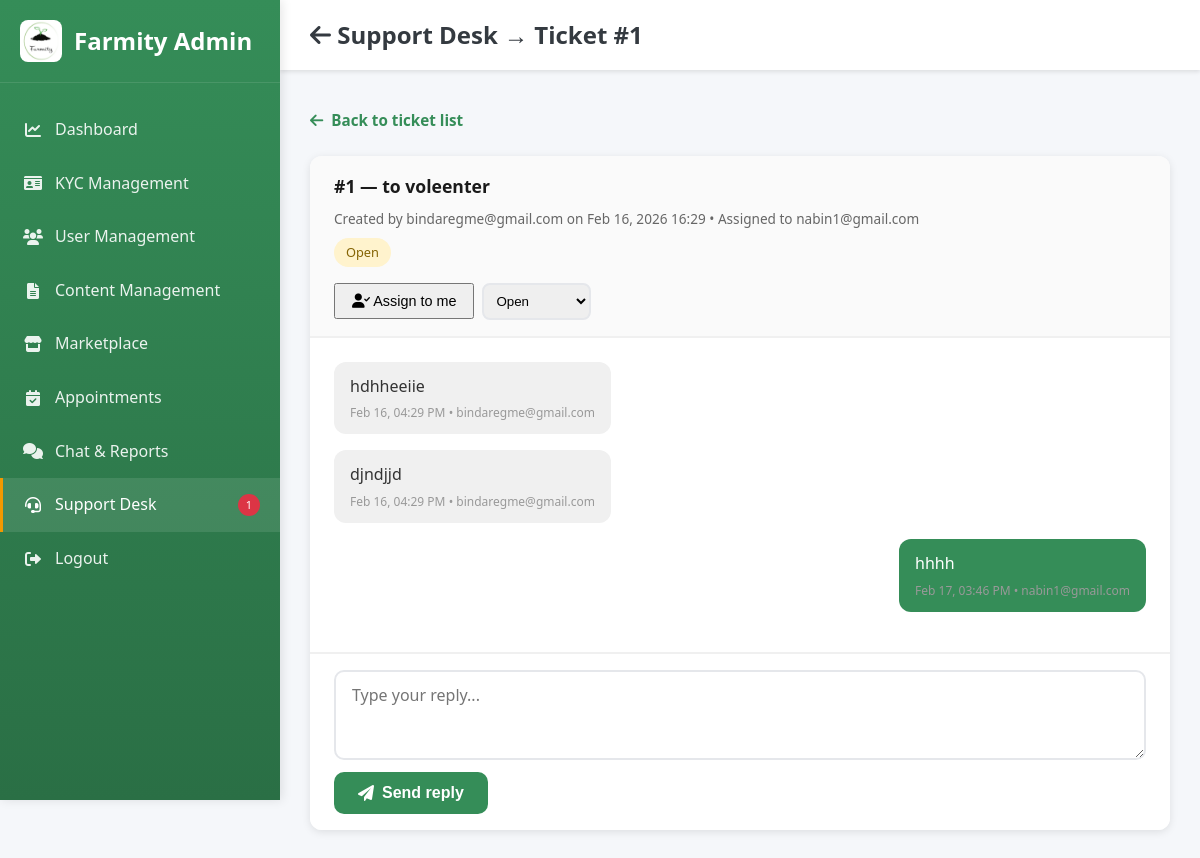
The app's page /support/ticket/1/ (signed in), older data.
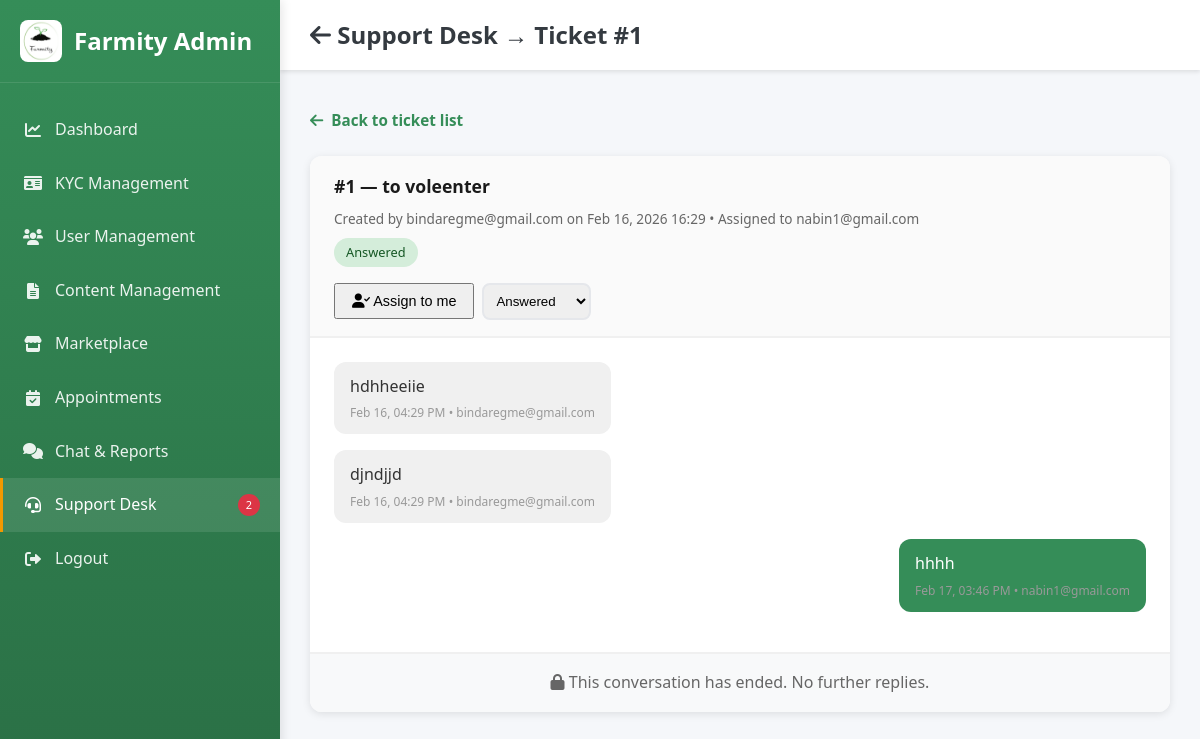
The same page, newer data.
### accounts/models.py (models this page shows, shortened)
class SupportTicket(models.Model):
    STATUS_OPEN = 'open'
    STATUS_IN_PROGRESS = 'in_progress'
    STATUS_ANSWERED = 'answered'
    STATUS_CLOSED = 'closed'
    STATUS_CHOICES = (
        (STATUS_OPEN, 'Open'),
        (STATUS_IN_PROGRESS, 'In Progress'),
        (STATUS_ANSWERED, 'Answered'),
        (STATUS_CLOSED, 'Closed'),
    )
    user = models.ForeignKey(User, on_delete=models.CASCADE, related_name='support_tickets')
    subject = models.CharField(max_length=255)
    status = models.CharField(max_length=20, choices=STATUS_CHOICES, default=STATUS_OPEN)
    assigned_to = models.ForeignKey(
        User,
        on_delete=models.SET_NULL,
        null=True,
        blank=True,
        related_name='assigned_support_tickets',
    )
    created_at = models.DateTimeField(auto_now_add=True)
    updated_at = models.DateTimeField(auto_now=True)
    class Meta:
        ordering = ('-updated_at',)

class User(AbstractBaseUser, PermissionsMixin):
    ROLE_CHOICES = (
        ('admin', 'Admin'),
        ('buyer', 'Buyer'),
        ('farmer', 'Farmer'),
        ('agricultural_expert', 'Agricultural Expert'),
        ('vendor', 'Vendor'),
    )
    email = models.EmailField(unique=True)
    role = models.CharField(max_length=20, choices=ROLE_CHOICES, default='buyer')
    is_active = models.BooleanField(default=True)
    is_verified = models.BooleanField(default=False)
    is_staff = models.BooleanField(default=False)
    date_joined = models.DateTimeField(auto_now_add=True)
    objects = UserManager()
    USERNAME_FIELD = 'email'
    REQUIRED_FIELDS = []

### accounts/views.py (the view, shortened to what this page needs)
# urls.py: path('support/ticket/<int:ticket_id>/', support_ticket_detail, name='support_ticket'),
@login_required
def support_ticket_detail(request, ticket_id):
    try:
        ticket = SupportTicket.objects.select_related('user', 'assigned_to').get(id=ticket_id)
    except SupportTicket.DoesNotExist:
        messages.error(request, 'Support ticket not found.')
        return redirect('support_hub')
    is_staff = _is_support_staff(request.user)
    is_owner = ticket.user_id == request.user.id
    if not is_owner and not is_staff:
        messages.error(request, 'You do not have access to this ticket.')
        return redirect('support_hub')
    if is_owner and not is_staff and ticket.status in (SupportTicket.STATUS_ANSWERED, SupportTicket.STATUS_CLOSED):
        messages.info(request, 'This conversation has ended and can no longer be opened.')
        return redirect('support_hub')
    messages_list = SupportMessage.objects.filter(ticket=ticket).select_related('sender').order_by('created_at')
    context = {
        'ticket': ticket,
        'messages_list': messages_list,
        'is_support_staff': is_staff,
    }
    if is_staff:
        context['pending_kyc'] = KYCRequest.objects.filter(status=KYCRequest.STATUS_PENDING).count()
        context['open_support_count'] = SupportTicket.objects.filter(
            status__in=[SupportTicket.STATUS_OPEN, SupportTicket.STATUS_IN_PROGRESS]
        ).count()
        return render(request, 'admin_support_ticket_detail.html', context)
    return render(request, 'support_ticket_detail.html', context)

### accounts/views.py (called while the page is built)
def _is_support_staff(user):
    if user.role == 'admin':
        return True
    return SupportStaffProfile.objects.filter(user=user).exists()

### templates/admin_support_ticket_detail.html (shortened to what the changed rows need)
<!DOCTYPE html>
<html lang="en">
<head>
    <link rel="stylesheet" href="/static/css/style.css">
    <link href="https://cdnjs.cloudflare.com/ajax/libs/font-awesome/6.0.0/css/all.min.css" rel="stylesheet">
</head>
<body>
    <aside class="sidebar">
        <div class="sidebar-header">
            <h2>Farmity Admin</h2>
        </div>
        <nav class="sidebar-menu">
            <a href="{% url 'admin_support_desk' %}" class="menu-item active">
                <i class="fas fa-headset"></i>
                <span>Support Desk</span>
                {% if open_support_count > 0 %}
                <span style="margin-left: auto; background: var(--danger); color: white; padding: 2px 8px; border-radius: 12px; font-size: 11px;">{{ open_support_count }}</span>
                {% endif %}
            </a>
        </nav>
    </aside>
    <div class="main-content">
        <header class="top-header">
            <h1 class="header-title"><a href="{% url 'admin_support_desk' %}"><i class="fas fa-arrow-left"></i> Support Desk</a> → Ticket #{{ ticket.id }}</h1>
        </header>
        <div class="dashboard-content">
            <div class="support-card">
                <div class="ticket-header">
                    <h2>#{{ ticket.id }} — {{ ticket.subject }}</h2>
                    <div class="meta">
                        Created by {{ ticket.user.email }} on {{ ticket.created_at|date:"M d, Y H:i" }}
                        {% if ticket.assigned_to %} • Assigned to {{ ticket.assigned_to.email }}{% endif %}
                    </div>
                    <span class="ticket-status {{ ticket.status }}">{{ ticket.get_status_display }}</span>
                    <div class="staff-actions">
                        {% if not ticket.assigned_to or ticket.assigned_to_id == request.user.id %}
                        <form method="POST" action="{% url 'support_ticket' ticket.id %}" style="display: inline;">
                        </form>
                        {% endif %}
                        <form method="POST" action="{% url 'support_ticket' ticket.id %}" style="display: inline;">
                            <select name="status" onchange="this.form.submit()" style="padding: 0.5rem; border-radius: 8px; border: 2px solid #e5e7eb;">
                                {% for value, label in ticket.STATUS_CHOICES %}
                                <option value="{{ value }}" {% if ticket.status == value %}selected{% endif %}>{{ label }}</option>
                                {% endfor %}
                            </select>
                        </form>
                    </div>
                </div>
                <div class="messages-box">
                    {% if messages_list %}
                        {% for msg in messages_list %}
                        <div class="msg {% if msg.sender_id == request.user.id %}sent{% else %}received{% endif %}">
                        </div>
                        {% endfor %}
                    {% else %}
                        <div class="empty-msg">No messages yet.</div>
                    {% endif %}
                </div>
                {% if ticket.status == 'answered' or ticket.status == 'closed' %}
                <div class="conversation-ended" style="padding: 1rem 1.5rem; border-top: 2px solid #f0f0f0; background: #f8f9fa; color: #666; text-align: center;">
                    <i class="fas fa-lock"></i> This conversation has ended. No further replies.
                </div>
                {% else %}
                <div class="reply-form">
                    <form method="POST" action="{% url 'support_ticket' ticket.id %}">
                        <textarea name="message" placeholder="Type your reply..." required></textarea>
                        <div>
                            <button type="submit"><i class="fas fa-paper-plane"></i> Send reply</button>
                        </div>
                    </form>
                </div>
                {% endif %}
            </div>
        </div>
    </div>
</body>
</html>

Row changes from the older to the newer data that the page shows:
changed SupportTicket "to voleenter": status "Open" → "Answered"
Text that changed along with them:
{{ open_support_count }}: "1" → "2"
text no longer shown: "Send reply"
text now shown: "This conversation has ended. No further replies."
